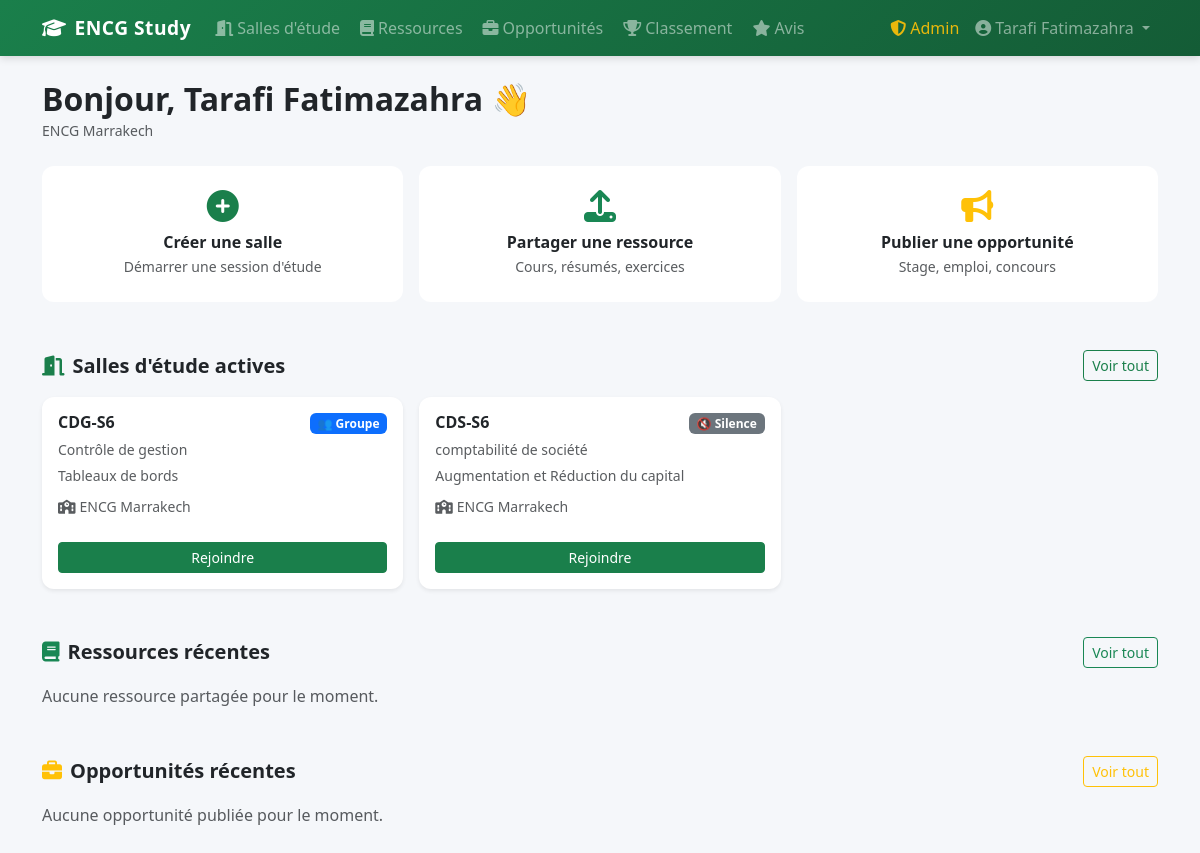
Screenshot of / (signed in) with the database file from the repository.
### app/models.py (models this page shows, shortened)
class User(UserMixin, db.Model):
    id            = db.Column(db.Integer, primary_key=True)
    name          = db.Column(db.String(100), nullable=False)
    email         = db.Column(db.String(150), unique=True, nullable=False)
    password_hash = db.Column(db.String(256), nullable=False)
    school        = db.Column(db.String(100), nullable=False)
    created_at    = db.Column(db.DateTime, default=datetime.utcnow)
    is_admin      = db.Column(db.Boolean, default=False)   # ← NOUVEAU
    score               = db.Column(db.Integer, default=0)
    total_study_minutes = db.Column(db.Integer, default=0)
    bio                 = db.Column(db.String(300), default='')
    filiere             = db.Column(db.String(100), default='')
    resources      = db.relationship('Resource',     backref='uploader',  lazy=True)
    opportunities  = db.relationship('Opportunity',  backref='poster',    lazy=True)
    messages       = db.relationship('Message',      backref='author',    lazy=True)
    study_sessions = db.relationship('StudySession', backref='student',   lazy=True)
    votes_given    = db.relationship('ResourceVote', backref='voter',     lazy=True)
    applications   = db.relationship('Application',  backref='applicant', lazy=True)
    avis_donnes    = db.relationship('Avis',         backref='auteur',    lazy=True)
    @property
    def rank_badge(self):
        if self.score >= 500: return ('🏆', 'Diamant')
        if self.score >= 200: return ('🥇', 'Or')
        if self.score >= 100: return ('🥈', 'Argent')
        if self.score >= 50:  return ('🥉', 'Bronze')
        return ('📚', 'Débutant')

class StudyRoom(db.Model):
    id          = db.Column(db.Integer, primary_key=True)
    name        = db.Column(db.String(100), nullable=False)
    description = db.Column(db.String(300))
    mode        = db.Column(db.String(20), default='group')
    subject     = db.Column(db.String(100))
    school      = db.Column(db.String(100))
    creator_id  = db.Column(db.Integer, db.ForeignKey('user.id'), nullable=False)
    created_at  = db.Column(db.DateTime, default=datetime.utcnow)
    is_active   = db.Column(db.Boolean, default=True)
    creator  = db.relationship('User', foreign_keys=[creator_id])
    messages = db.relationship('Message', backref='room', lazy=True, cascade='all, delete-orphan')
    sessions = db.relationship('StudySession', backref='room', lazy=True)

### app/main/routes.py (the view)
@main_bp.route('/')
@login_required
def home():
    rooms = StudyRoom.query.filter_by(is_active=True).order_by(StudyRoom.created_at.desc()).limit(6).all()
    resources = Resource.query.order_by(Resource.created_at.desc()).limit(6).all()
    opportunities = Opportunity.query.order_by(Opportunity.created_at.desc()).limit(6).all()
    return render_template('home.html', rooms=rooms, resources=resources, opportunities=opportunities)

### app/models.py (called while the page is built)
@login_manager.user_loader
def load_user(user_id):
    return User.query.get(int(user_id))

### app/templates/home.html (shortened to what this page needs)
{% extends 'base.html' %}
{% block content %}
<div class="d-flex justify-content-between align-items-center mb-4">
  <div>
    <h2 class="fw-bold mb-0">Bonjour, {{ current_user.name }} 👋</h2>
    <small class="text-muted">{{ current_user.school }}</small>
  </div>
</div>
<div class="row g-3 mb-5">
  <div class="col-md-4">
    <a href="{{ url_for('rooms.create') }}" class="card card-action text-decoration-none h-100">
      <div class="card-body text-center py-4">
        <i class="fas fa-plus-circle fa-2x mb-2 text-primary"></i>
        <div class="fw-semibold">Créer une salle</div>
        <small class="text-muted">Démarrer une session d'étude</small>
      </div>
    </a>
  </div>
  <div class="col-md-4">
    <a href="{{ url_for('resources.upload') }}" class="card card-action text-decoration-none h-100">
      <div class="card-body text-center py-4">
        <i class="fas fa-upload fa-2x mb-2 text-success"></i>
        <div class="fw-semibold">Partager une ressource</div>
        <small class="text-muted">Cours, résumés, exercices</small>
      </div>
    </a>
  </div>
  <div class="col-md-4">
    <a href="{{ url_for('opportunities.create') }}" class="card card-action text-decoration-none h-100">
      <div class="card-body text-center py-4">
        <i class="fas fa-bullhorn fa-2x mb-2 text-warning"></i>
        <div class="fw-semibold">Publier une opportunité</div>
        <small class="text-muted">Stage, emploi, concours</small>
      </div>
    </a>
  </div>
</div>
<section class="mb-5">
  <div class="d-flex justify-content-between align-items-center mb-3">
    <h5 class="fw-bold mb-0"><i class="fas fa-door-open me-2 text-primary"></i>Salles d'étude actives</h5>
    <a href="{{ url_for('rooms.index') }}" class="btn btn-sm btn-outline-primary">Voir tout</a>
  </div>
  {% if rooms %}
  <div class="row g-3">
    {% for room in rooms %}
    <div class="col-md-4">
      <div class="card h-100 shadow-sm">
        <div class="card-body">
          <div class="d-flex justify-content-between align-items-start">
            <h6 class="fw-semibold mb-1">{{ room.name }}</h6>
            <span class="badge {{ 'bg-primary' if room.mode == 'group' else 'bg-secondary' }}">
              {{ '👥 Groupe' if room.mode == 'group' else '🔇 Silence' }}
            </span>
          </div>
          {% if room.subject %}<small class="text-muted">{{ room.subject }}</small>{% endif %}
          <p class="small text-muted mt-1 mb-2">{{ room.description or '' }}</p>
          <small class="text-muted"><i class="fas fa-school me-1"></i>{{ room.school or 'Toutes écoles' }}</small>
        </div>
        <div class="card-footer bg-transparent border-0 pb-3">
          <a href="{{ url_for('rooms.room', room_id=room.id) }}" class="btn btn-sm btn-primary w-100">
            Rejoindre
          </a>
        </div>
      </div>
    </div>
    {% endfor %}
  </div>
  {% else %}
  <p class="text-muted">Aucune salle active pour le moment.</p>
  {% endif %}
</section>
<section class="mb-5">
  <div class="d-flex justify-content-between align-items-center mb-3">
    <h5 class="fw-bold mb-0"><i class="fas fa-book me-2 text-success"></i>Ressources récentes</h5>
    <a href="{{ url_for('resources.index') }}" class="btn btn-sm btn-outline-success">Voir tout</a>
  </div>
  {% if resources %}
  <div class="row g-3">
    {% for r in resources %}
    <div class="col-md-4">
      <div class="card h-100 shadow-sm">
        <div class="card-body">
          <span class="badge bg-light text-dark border mb-2">{{ r.resource_type or 'Autre' }}</span>
          <h6 class="fw-semibold">{{ r.title }}</h6>
          <small class="text-muted">{{ r.uploader.name }} · {{ r.school or '' }}</small>
        </div>
        <div class="card-footer bg-transparent border-0 pb-3">
          <a href="{{ url_for('resources.download', resource_id=r.id) }}" class="btn btn-sm btn-outline-success w-100">
            <i class="fas fa-download me-1"></i>Télécharger
          </a>
        </div>
      </div>
    </div>
    {% endfor %}
  </div>
  {% else %}
  <p class="text-muted">Aucune ressource partagée pour le moment.</p>
  {% endif %}
</section>
<section class="mb-5">
  <div class="d-flex justify-content-between align-items-center mb-3">
    <h5 class="fw-bold mb-0"><i class="fas fa-briefcase me-2 text-warning"></i>Opportunités récentes</h5>
    <a href="{{ url_for('opportunities.index') }}" class="btn btn-sm btn-outline-warning">Voir tout</a>
  </div>
  {% if opportunities %}
  <div class="row g-3">
    {% for o in opportunities %}
    <div class="col-md-4">
      <div class="card h-100 shadow-sm">
        <div class="card-body">
          <span class="badge opp-badge-{{ (o.opp_type or 'autre')|lower|replace('é','e') }} mb-2">
            {{ o.opp_type or 'Autre' }}
          </span>
          <h6 class="fw-semibold">{{ o.title }}</h6>
          {% if o.company %}<small class="text-muted">{{ o.company }}</small>{% endif %}
        </div>
        <div class="card-footer bg-transparent border-0 pb-3">
          <a href="{{ url_for('opportunities.detail', opp_id=o.id) }}" class="btn btn-sm btn-outline-dark w-100">
            Voir détails
          </a>
        </div>
      </div>
    </div>
    {% endfor %}
  </div>
  {% else %}
  <p class="text-muted">Aucune opportunité publiée pour le moment.</p>
  {% endif %}
</section>
{% endblock %}

### app/templates/base.html (shortened to what this page needs)
<!DOCTYPE html>
<html lang="fr">
<head>
  <link href="https://cdn.jsdelivr.net/npm/bootstrap@5.3.2/dist/css/bootstrap.min.css" rel="stylesheet">
  <link href="https://cdnjs.cloudflare.com/ajax/libs/font-awesome/6.5.0/css/all.min.css" rel="stylesheet">
  <link href="{{ url_for('static', filename='css/style.css') }}" rel="stylesheet">
</head>
<body>
{% if current_user.is_authenticated %}
<nav class="navbar navbar-expand-lg navbar-dark">
  <div class="container">
    <a class="navbar-brand fw-bold" href="{{ url_for('main.home') }}">
      <i class="fas fa-graduation-cap me-2"></i>ENCG Study
    </a>
    <div class="collapse navbar-collapse" id="nav">
      <ul class="navbar-nav me-auto gap-1">
        <li class="nav-item">
          <a class="nav-link" href="{{ url_for('rooms.index') }}">
            <i class="fas fa-door-open me-1"></i>Salles d'étude
          </a>
        </li>
        <li class="nav-item">
          <a class="nav-link" href="{{ url_for('resources.index') }}">
            <i class="fas fa-book me-1"></i>Ressources
          </a>
        </li>
        <li class="nav-item">
          <a class="nav-link" href="{{ url_for('opportunities.index') }}">
            <i class="fas fa-briefcase me-1"></i>Opportunités
          </a>
        </li>
        <li class="nav-item">
          <a class="nav-link" href="{{ url_for('leaderboard.index') }}">
            <i class="fas fa-trophy me-1"></i>Classement
          </a>
        </li>
        <li class="nav-item">
          <a class="nav-link" href="{{ url_for('avis.index') }}">
            <i class="fas fa-star me-1"></i>Avis
          </a>
        </li>
      </ul>
      <ul class="navbar-nav">
        {% if current_user.is_admin %}
        <li class="nav-item">
          <a class="nav-link text-warning" href="{{ url_for('admin.index') }}">
            <i class="fas fa-shield-alt me-1"></i>Admin
          </a>
        </li>
        {% endif %}
        <li class="nav-item dropdown">
          <a class="nav-link dropdown-toggle" href="#" data-bs-toggle="dropdown">
            <i class="fas fa-user-circle me-1"></i>{{ current_user.name }}
          </a>
        </li>
      </ul>
    </div>
  </div>
</nav>
{% endif %}
<main class="{% if current_user.is_authenticated %}container py-4{% endif %}">
  {% block content %}{% endblock %}
</main>
</body>
</html>

### app/static/css/style.css (style rules this page uses)
:root { --encg-green: #1a7f4b; --encg-green-light: #e8f5ee; --encg-green-dark: #145c36; }
body { background-color: #f5f7fa; font-family: 'Segoe UI', sans-serif; }
.navbar { background: linear-gradient(135deg, var(--encg-green), var(--encg-green-dark)) !important; box-shadow: 0 2px 8px rgba(0,0,0,0.15); }
.navbar-brand { font-size: 1.2rem; letter-spacing: 0.5px; }
.nav-link { opacity: 0.9; }
.card { border-radius: 12px; border: none; }
.btn-primary { background-color: var(--encg-green); border-color: var(--encg-green); }
.btn-outline-primary { color: var(--encg-green); border-color: var(--encg-green); }
.text-primary { color: var(--encg-green) !important; }

### rows the page displays
User: name "Tarafi Fatimazahra", school "ENCG Marrakech"
StudyRoom: name "CDG-S6", mode "👥 Groupe", subject "Contrôle de gestion", description "Tableaux de bords", school "ENCG Marrakech"
StudyRoom: name "CDS-S6", mode "🔇 Silence", subject "comptabilité de société", description "Augmentation et Réduction du capital", school "ENCG Marrakech"
